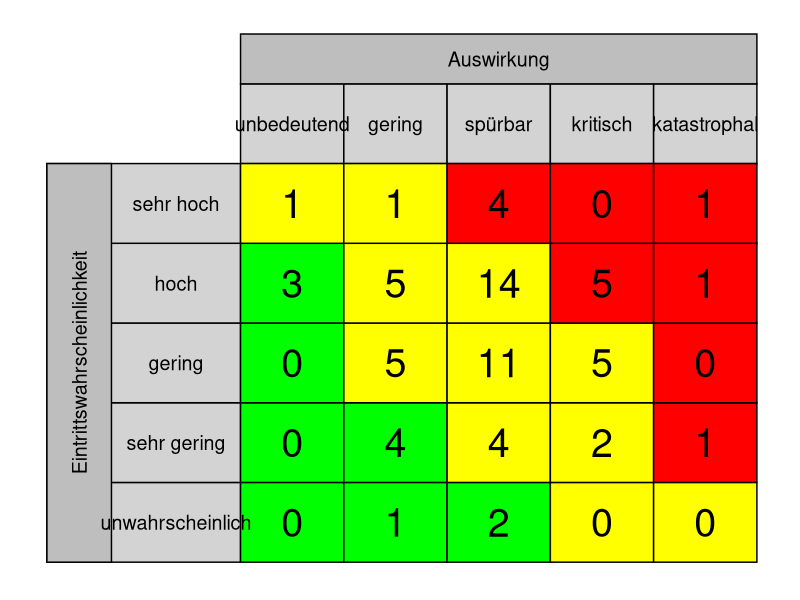
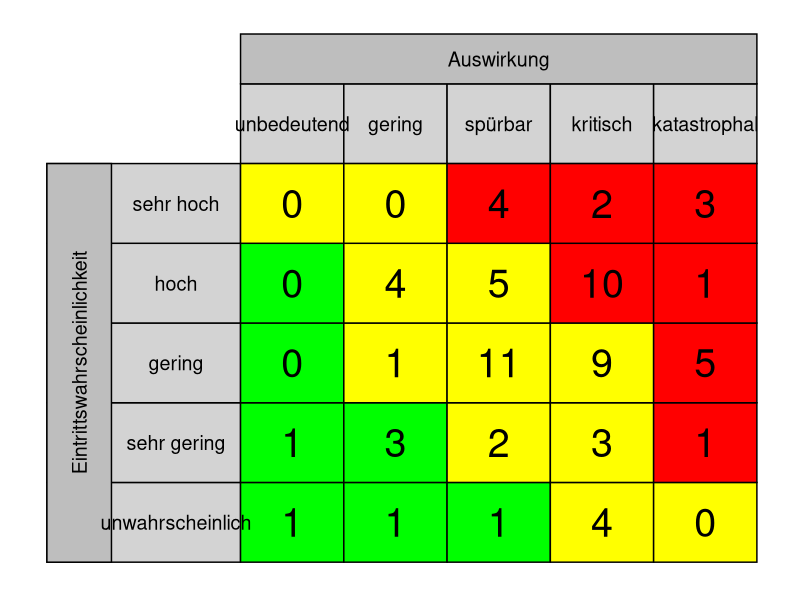
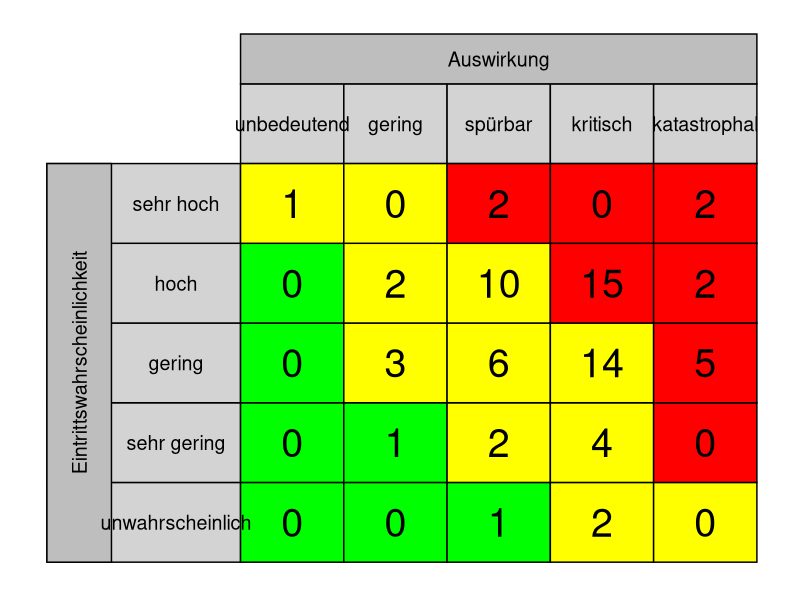
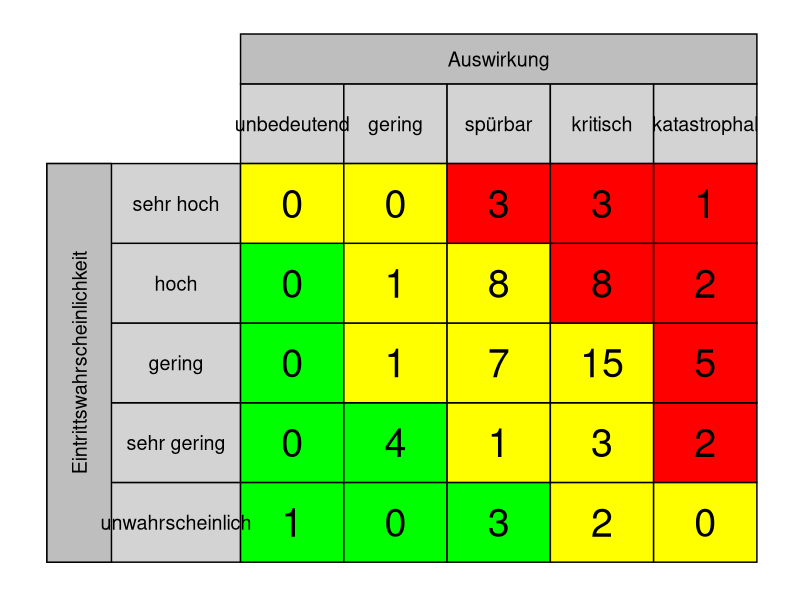
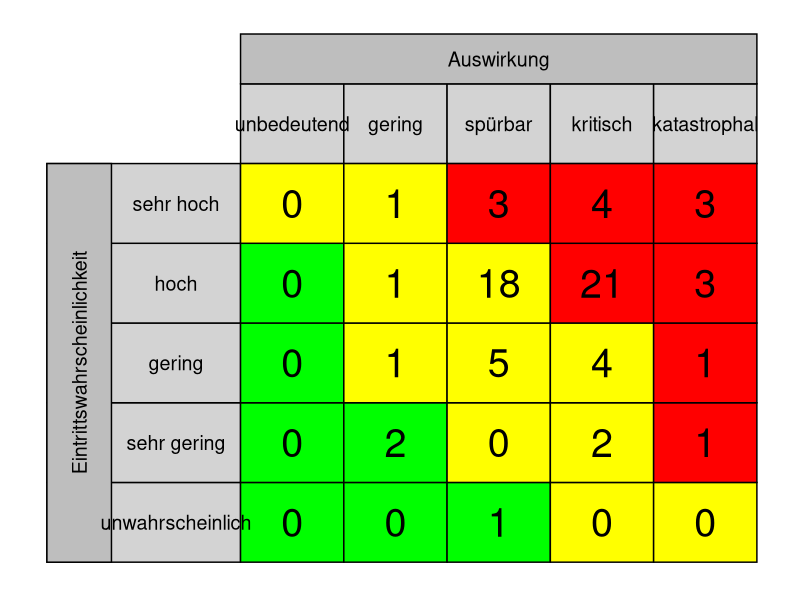
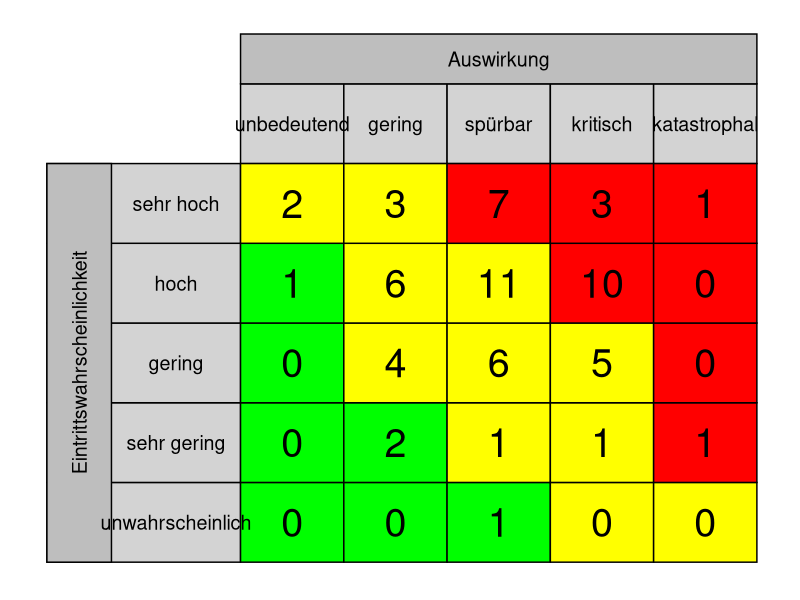
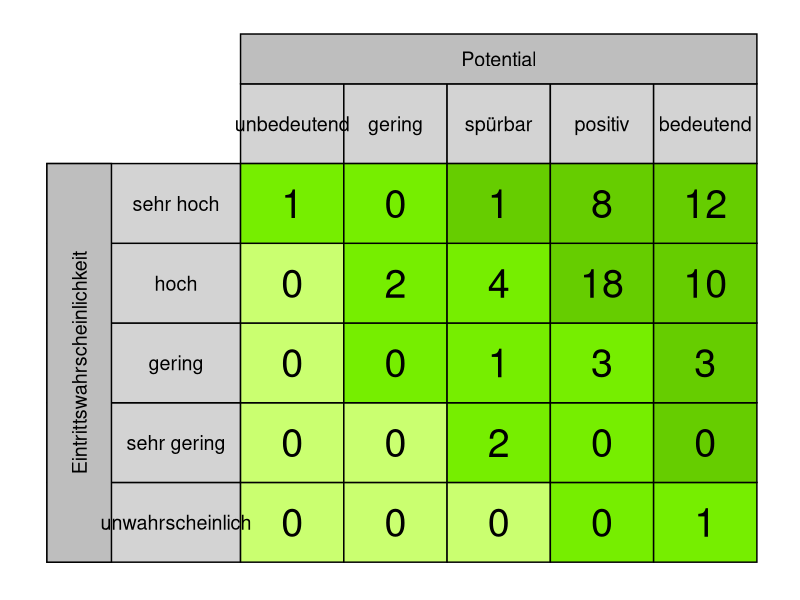
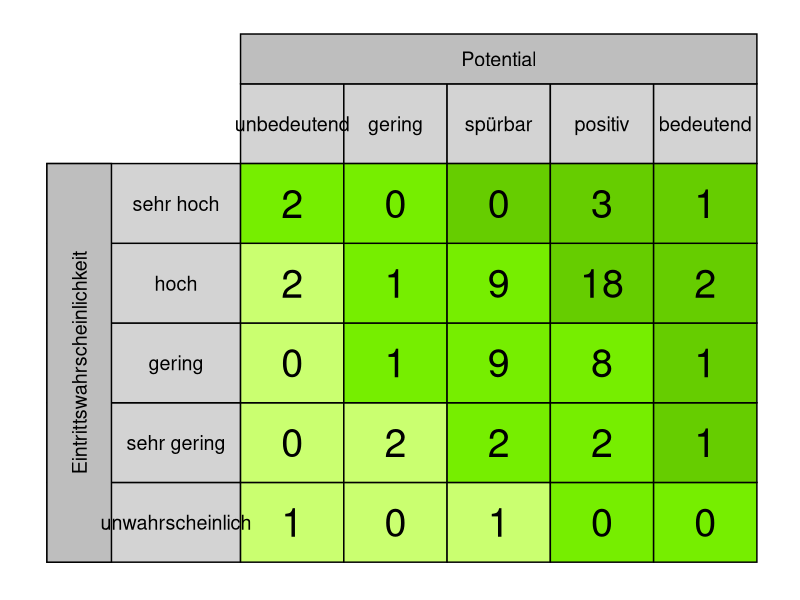

Reproduce these figures in R, in order. (Note: a time limit stopped this script after it produced the figures.)
#Erstellung der Klassischen Risikomatrix für alle Szenarien 
#getrennt nach Risiko und Chance inklusive Verspeicherung der einzelnen Bilder

library(plotrix)
library(dplyr)
library(ggplot2)
library(grid)
library(RColorBrewer)

answerstable <- read.csv(file = 'myapp/Data/RQ1_corrected.csv', header=TRUE) #importiere das answers file

dfall <- answerstable %>% filter(QUES2SURV_METHOD == "classic" & ANS2SURV_ANSWERED == 1)
scenarios <- as.data.frame(table(dfall$QUES_ID))
#print(scenarios)
numberscenarios  <- nrow(scenarios)
#print (numberscenarios)

for (anz in 1:numberscenarios) {
actualscenario =as.vector(scenarios[anz,1])
#actualType =as.vector(scenarios[anz,1])
scentext <- (paste0("Scenario ", actualscenario))
df <- answerstable %>% filter(QUES2SURV_METHOD == "classic" & ANS2SURV_ANSWERED == 1 & QUES_ID == actualscenario)
actualtype <- (df$QUES_TYP[1])
numberofanswers <- nrow(df)
#print (numberofanswers)
#dfgroup1 <- df %>% filter(ACC2SURV_ROLE == "1")# ACC2SURV_GROUPID== "1"
#numberofanswersg1 <- nrow(dfgroup1)
#dfgroup2 <- df %>% filter(ACC2SURV_ROLE == "2")
#numberofanswersg2 <- nrow(dfgroup2)
scenariogrid <- data.frame(table(df$ClassicGrid))
#print (scenariogrid)
basicgrid <- data.frame(c("Grid11","Grid21","Grid31","Grid41","Grid51","Grid12","Grid22","Grid32","Grid42","Grid52","Grid13","Grid23","Grid33","Grid43","Grid53","Grid14","Grid24","Grid34","Grid44","Grid54","Grid15","Grid25","Grid35","Grid45","Grid55"))

numberbasic  <- nrow(basicgrid)

for (i in 1:numberbasic) {
      #print (basicgrid[i,1])
      actualGRID <- basicgrid[i,1]
      m = which(scenariogrid == actualGRID)
      x <- identical(m, integer(0))
      if(x != TRUE){
        value <- (scenariogrid[m,"Freq"])
        #print (value)
        basicgrid[i,"MatrixSum"] <- value
      } else{
        basicgrid[i,"MatrixSum"] <- "0"
      }
}

classicgrid <- (basicgrid$MatrixSum)
#classicgrid<- c(20,2,3,4,2,20,2,3,4,2,20,2,3,4,2,20,2,3,4,2)

if (actualtype == "Risiko"){

thisis <- ggplot()+ 
  ggtitle(scentext)+ 
  theme(#plot.title = element_text(hjust = 0.5,color="black", size=16),#face="bold"),
        plot.title = element_blank(),
        axis.line  = element_blank(),
        axis.ticks = element_blank(),
        axis.text  = element_blank(),
        axis.title = element_blank(),
        panel.grid.major = element_blank(),
        panel.grid.minor = element_blank(),
        panel.border = element_blank(),
        panel.background = element_blank()
        )+
  xlim(-150,400)+
  ylim(0,530)+
  geom_rect(aes(xmin=-150, xmax=0, ymin=0, ymax=80),fill="lightgrey", color="black", alpha=1)+
  geom_rect(aes(xmin=-150, xmax=0, ymin=80, ymax=160),fill="lightgrey", color="black", alpha=1)+
  geom_rect(aes(xmin=-150, xmax=0, ymin=160, ymax=240),fill="lightgrey", color="black", alpha=1)+
  geom_rect(aes(xmin=-150, xmax=0, ymin=240, ymax=320),fill="lightgrey", color="black", alpha=1)+
  geom_rect(aes(xmin=-150, xmax=0, ymin=320, ymax=400),fill="lightgrey", color="black", alpha=1)+
  geom_rect(aes(xmin=-150, xmax=-100, ymin=0, ymax=400),fill="grey", color="black", alpha=1)+
  geom_rect(aes(xmin=0, xmax=80, ymin=400, ymax=480),fill="lightgrey", color="black", alpha=1)+
  geom_rect(aes(xmin=80, xmax=160, ymin=400, ymax=480),fill="lightgrey", color="black", alpha=1)+
  geom_rect(aes(xmin=160, xmax=240, ymin=400, ymax=480),fill="lightgrey", color="black", alpha=1)+
  geom_rect(aes(xmin=240, xmax=320, ymin=400, ymax=480),fill="lightgrey", color="black", alpha=1)+
  geom_rect(aes(xmin=320, xmax=400, ymin=400, ymax=480),fill="lightgrey", color="black", alpha=1)+
  geom_rect(aes(xmin=0, xmax=400, ymin=480, ymax=530),fill="grey", color="black", alpha=1)+
  
  geom_rect(aes(xmin=0, xmax=80, ymin=0, ymax=80),fill="green", color="black", alpha=1)+
  geom_rect(aes(xmin=0, xmax=80, ymin=80, ymax=160),fill="green", color="black", alpha=1)+
  geom_rect(aes(xmin=0, xmax=80, ymin=160, ymax=240),fill="green", color="black", alpha=1)+
  geom_rect(aes(xmin=0, xmax=80, ymin=240, ymax=320),fill="green", color="black", alpha=1)+
  geom_rect(aes(xmin=0, xmax=80, ymin=320, ymax=400),fill="yellow", color="black", alpha=1)+
  geom_rect(aes(xmin=80, xmax=160, ymin=0, ymax=80),fill="green", color="black", alpha=1)+
  geom_rect(aes(xmin=80, xmax=160, ymin=80, ymax=160),fill="green", color="black", alpha=1)+
  geom_rect(aes(xmin=80, xmax=160, ymin=160, ymax=240),fill="yellow", color="black", alpha=1)+
  geom_rect(aes(xmin=80, xmax=160, ymin=240, ymax=320),fill="yellow", color="black", alpha=1)+
  geom_rect(aes(xmin=80, xmax=160, ymin=320, ymax=400),fill="yellow", color="black", alpha=1)+
  geom_rect(aes(xmin=160, xmax=240, ymin=0, ymax=80),fill="green", color="black", alpha=1)+
  geom_rect(aes(xmin=160, xmax=240, ymin=80, ymax=160),fill="yellow", color="black", alpha=1)+
  geom_rect(aes(xmin=160, xmax=240, ymin=160, ymax=240),fill="yellow", color="black", alpha=1)+
  geom_rect(aes(xmin=160, xmax=240, ymin=240, ymax=320),fill="yellow", color="black", alpha=1)+
  geom_rect(aes(xmin=160, xmax=240, ymin=320, ymax=400),fill="red", color="black", alpha=1)+
  geom_rect(aes(xmin=240, xmax=320, ymin=0, ymax=80),fill="yellow", color="black", alpha=1)+
  geom_rect(aes(xmin=240, xmax=320, ymin=80, ymax=160),fill="yellow", color="black", alpha=1)+
  geom_rect(aes(xmin=240, xmax=320, ymin=160, ymax=240),fill="yellow", color="black", alpha=1)+
  geom_rect(aes(xmin=240, xmax=320, ymin=240, ymax=320),fill="red", color="black", alpha=1)+
  geom_rect(aes(xmin=240, xmax=320, ymin=320, ymax=400),fill="red", color="black", alpha=1)+
  geom_rect(aes(xmin=320, xmax=400, ymin=0, ymax=80),fill="yellow", color="black", alpha=1)+
  geom_rect(aes(xmin=320, xmax=400, ymin=80, ymax=160),fill="red", color="black", alpha=1)+
  geom_rect(aes(xmin=320, xmax=400, ymin=160, ymax=240),fill="red", color="black", alpha=1)+
  geom_rect(aes(xmin=320, xmax=400, ymin=240, ymax=320),fill="red", color="black", alpha=1)+
  geom_rect(aes(xmin=320, xmax=400, ymin=320, ymax=400),fill="red", color="black", alpha=1)+
  
  geom_text(aes(x = 40, y = 40, label = classicgrid[1]),size = 10)+
  geom_text(aes(x = 40, y = 120, label = classicgrid[2]),size = 10)+
  geom_text(aes(x = 40, y = 200, label = classicgrid[3]),size = 10)+
  geom_text(aes(x = 40, y = 280, label = classicgrid[4]),size = 10)+
  geom_text(aes(x = 40, y = 360, label = classicgrid[5]),size = 10)+
  
  geom_text(aes(x = 120, y = 40, label = classicgrid[6]),size = 10)+
  geom_text(aes(x = 120, y = 120, label = classicgrid[7]),size = 10)+
  geom_text(aes(x = 120, y = 200, label = classicgrid[8]),size = 10)+
  geom_text(aes(x = 120, y = 280, label = classicgrid[9]),size = 10)+
  geom_text(aes(x = 120, y = 360, label = classicgrid[10]),size = 10)+
  
  geom_text(aes(x = 200, y = 40, label = classicgrid[11]),size = 10)+
  geom_text(aes(x = 200, y = 120, label = classicgrid[12]),size = 10)+
  geom_text(aes(x = 200, y = 200, label = classicgrid[13]),size = 10)+
  geom_text(aes(x = 200, y = 280, label = classicgrid[14]),size = 10)+
  geom_text(aes(x = 200, y = 360, label = classicgrid[15]),size = 10)+
  
  geom_text(aes(x = 280, y = 40, label = classicgrid[16]),size = 10)+
  geom_text(aes(x = 280, y = 120, label = classicgrid[17]),size = 10)+
  geom_text(aes(x = 280, y = 200, label = classicgrid[18]),size = 10)+
  geom_text(aes(x = 280, y = 280, label = classicgrid[19]),size = 10)+
  geom_text(aes(x = 280, y = 360, label = classicgrid[20]),size = 10)+
  
  geom_text(aes(x = 360, y = 40, label = classicgrid[21]),size = 10)+
  geom_text(aes(x = 360, y = 120, label = classicgrid[22]),size = 10)+
  geom_text(aes(x = 360, y = 200, label = classicgrid[23]),size = 10)+
  geom_text(aes(x = 360, y = 280, label = classicgrid[24]),size = 10)+
  geom_text(aes(x = 360, y = 360, label = classicgrid[25]),size = 10)+
  
  geom_text(aes(x = -50, y = 40, label = "unwahrscheinlich"),size = 5)+
  geom_text(aes(x = -50, y = 120, label = "sehr gering"),size = 5)+
  geom_text(aes(x = -50, y = 200, label = "gering"),size = 5)+
  geom_text(aes(x = -50, y = 280, label = "hoch"),size = 5)+
  geom_text(aes(x = -50, y = 360, label = "sehr hoch"),size = 5)+
  
  geom_text(aes(x = 40 , y = 440, label = "unbedeutend"),size = 5)+
  geom_text(aes(x = 120, y = 440, label = "gering"),size = 5)+
  geom_text(aes(x = 200, y = 440, label = "spürbar"),size = 5)+
  geom_text(aes(x = 280, y = 440, label = "kritisch"),size = 5)+
  geom_text(aes(x = 360, y = 440, label = "katastrophal"),size = 5)+
  
  geom_text(aes(x = 200, y = 505, label = "Auswirkung"),size = 5)+
  geom_text(aes(x = -125, y = 200, label = "Eintrittswahrscheinlichkeit"),size = 5,angle=90)#+
  
}

else
{
  thisis <- ggplot()+ 
    ggtitle(scentext)+ 
    theme(
          #plot.title = element_text(hjust = 0.5,color="black", size=16),#face="bold"),
          plot.title = element_blank(),    
          axis.line  = element_blank(),
          axis.ticks = element_blank(),
          axis.text  = element_blank(),
          axis.title = element_blank(),
          panel.grid.major = element_blank(),
          panel.grid.minor = element_blank(),
          panel.border = element_blank(),
          panel.background = element_blank()
    )+
    xlim(-150,400)+
    ylim(0,530)+
    geom_rect(aes(xmin=-150, xmax=0, ymin=0, ymax=80),fill="lightgrey", color="black", alpha=1)+
    geom_rect(aes(xmin=-150, xmax=0, ymin=80, ymax=160),fill="lightgrey", color="black", alpha=1)+
    geom_rect(aes(xmin=-150, xmax=0, ymin=160, ymax=240),fill="lightgrey", color="black", alpha=1)+
    geom_rect(aes(xmin=-150, xmax=0, ymin=240, ymax=320),fill="lightgrey", color="black", alpha=1)+
    geom_rect(aes(xmin=-150, xmax=0, ymin=320, ymax=400),fill="lightgrey", color="black", alpha=1)+
    geom_rect(aes(xmin=-150, xmax=-100, ymin=0, ymax=400),fill="grey", color="black", alpha=1)+
    geom_rect(aes(xmin=0, xmax=80, ymin=400, ymax=480),fill="lightgrey", color="black", alpha=1)+
    geom_rect(aes(xmin=80, xmax=160, ymin=400, ymax=480),fill="lightgrey", color="black", alpha=1)+
    geom_rect(aes(xmin=160, xmax=240, ymin=400, ymax=480),fill="lightgrey", color="black", alpha=1)+
    geom_rect(aes(xmin=240, xmax=320, ymin=400, ymax=480),fill="lightgrey", color="black", alpha=1)+
    geom_rect(aes(xmin=320, xmax=400, ymin=400, ymax=480),fill="lightgrey", color="black", alpha=1)+
    geom_rect(aes(xmin=0, xmax=400, ymin=480, ymax=530),fill="grey", color="black", alpha=1)+
    
    geom_rect(aes(xmin=0, xmax=80, ymin=0, ymax=80),fill="darkolivegreen1", color="black", alpha=1)+
    geom_rect(aes(xmin=0, xmax=80, ymin=80, ymax=160),fill="darkolivegreen1", color="black", alpha=1)+
    geom_rect(aes(xmin=0, xmax=80, ymin=160, ymax=240),fill="darkolivegreen1", color="black", alpha=1)+
    geom_rect(aes(xmin=0, xmax=80, ymin=240, ymax=320),fill="darkolivegreen1", color="black", alpha=1)+
    geom_rect(aes(xmin=0, xmax=80, ymin=320, ymax=400),fill="chartreuse2", color="black", alpha=1)+
    geom_rect(aes(xmin=80, xmax=160, ymin=0, ymax=80),fill="darkolivegreen1", color="black", alpha=1)+
    geom_rect(aes(xmin=80, xmax=160, ymin=80, ymax=160),fill="darkolivegreen1", color="black", alpha=1)+
    geom_rect(aes(xmin=80, xmax=160, ymin=160, ymax=240),fill="chartreuse2", color="black", alpha=1)+
    geom_rect(aes(xmin=80, xmax=160, ymin=240, ymax=320),fill="chartreuse2", color="black", alpha=1)+
    geom_rect(aes(xmin=80, xmax=160, ymin=320, ymax=400),fill="chartreuse2", color="black", alpha=1)+
    geom_rect(aes(xmin=160, xmax=240, ymin=0, ymax=80),fill="darkolivegreen1", color="black", alpha=1)+
    geom_rect(aes(xmin=160, xmax=240, ymin=80, ymax=160),fill="chartreuse2", color="black", alpha=1)+
    geom_rect(aes(xmin=160, xmax=240, ymin=160, ymax=240),fill="chartreuse2", color="black", alpha=1)+
    geom_rect(aes(xmin=160, xmax=240, ymin=240, ymax=320),fill="chartreuse2", color="black", alpha=1)+
    geom_rect(aes(xmin=160, xmax=240, ymin=320, ymax=400),fill="chartreuse3", color="black", alpha=1)+
    geom_rect(aes(xmin=240, xmax=320, ymin=0, ymax=80),fill="chartreuse2", color="black", alpha=1)+
    geom_rect(aes(xmin=240, xmax=320, ymin=80, ymax=160),fill="chartreuse2", color="black", alpha=1)+
    geom_rect(aes(xmin=240, xmax=320, ymin=160, ymax=240),fill="chartreuse2", color="black", alpha=1)+
    geom_rect(aes(xmin=240, xmax=320, ymin=240, ymax=320),fill="chartreuse3", color="black", alpha=1)+
    geom_rect(aes(xmin=240, xmax=320, ymin=320, ymax=400),fill="chartreuse3", color="black", alpha=1)+
    geom_rect(aes(xmin=320, xmax=400, ymin=0, ymax=80),fill="chartreuse2", color="black", alpha=1)+
    geom_rect(aes(xmin=320, xmax=400, ymin=80, ymax=160),fill="chartreuse3", color="black", alpha=1)+
    geom_rect(aes(xmin=320, xmax=400, ymin=160, ymax=240),fill="chartreuse3", color="black", alpha=1)+
    geom_rect(aes(xmin=320, xmax=400, ymin=240, ymax=320),fill="chartreuse3", color="black", alpha=1)+
    geom_rect(aes(xmin=320, xmax=400, ymin=320, ymax=400),fill="chartreuse3", color="black", alpha=1)+
    
    geom_text(aes(x = 40, y = 40, label = classicgrid[1]),size = 10)+
    geom_text(aes(x = 40, y = 120, label = classicgrid[2]),size = 10)+
    geom_text(aes(x = 40, y = 200, label = classicgrid[3]),size = 10)+
    geom_text(aes(x = 40, y = 280, label = classicgrid[4]),size = 10)+
    geom_text(aes(x = 40, y = 360, label = classicgrid[5]),size = 10)+
    
    geom_text(aes(x = 120, y = 40, label = classicgrid[6]),size = 10)+
    geom_text(aes(x = 120, y = 120, label = classicgrid[7]),size = 10)+
    geom_text(aes(x = 120, y = 200, label = classicgrid[8]),size = 10)+
    geom_text(aes(x = 120, y = 280, label = classicgrid[9]),size = 10)+
    geom_text(aes(x = 120, y = 360, label = classicgrid[10]),size = 10)+
    
    geom_text(aes(x = 200, y = 40, label = classicgrid[11]),size = 10)+
    geom_text(aes(x = 200, y = 120, label = classicgrid[12]),size = 10)+
    geom_text(aes(x = 200, y = 200, label = classicgrid[13]),size = 10)+
    geom_text(aes(x = 200, y = 280, label = classicgrid[14]),size = 10)+
    geom_text(aes(x = 200, y = 360, label = classicgrid[15]),size = 10)+
    
    geom_text(aes(x = 280, y = 40, label = classicgrid[16]),size = 10)+
    geom_text(aes(x = 280, y = 120, label = classicgrid[17]),size = 10)+
    geom_text(aes(x = 280, y = 200, label = classicgrid[18]),size = 10)+
    geom_text(aes(x = 280, y = 280, label = classicgrid[19]),size = 10)+
    geom_text(aes(x = 280, y = 360, label = classicgrid[20]),size = 10)+
    
    geom_text(aes(x = 360, y = 40, label = classicgrid[21]),size = 10)+
    geom_text(aes(x = 360, y = 120, label = classicgrid[22]),size = 10)+
    geom_text(aes(x = 360, y = 200, label = classicgrid[23]),size = 10)+
    geom_text(aes(x = 360, y = 280, label = classicgrid[24]),size = 10)+
    geom_text(aes(x = 360, y = 360, label = classicgrid[25]),size = 10)+
    
    geom_text(aes(x = -50, y = 40, label = "unwahrscheinlich"),size = 5)+
    geom_text(aes(x = -50, y = 120, label = "sehr gering"),size = 5)+
    geom_text(aes(x = -50, y = 200, label = "gering"),size = 5)+
    geom_text(aes(x = -50, y = 280, label = "hoch"),size = 5)+
    geom_text(aes(x = -50, y = 360, label = "sehr hoch"),size = 5)+
    
    geom_text(aes(x = 40 , y = 440, label = "unbedeutend"),size = 5)+
    geom_text(aes(x = 120, y = 440, label = "gering"),size = 5)+
    geom_text(aes(x = 200, y = 440, label = "spürbar"),size = 5)+
    geom_text(aes(x = 280, y = 440, label = "positiv"),size = 5)+
    geom_text(aes(x = 360, y = 440, label = "bedeutend"),size = 5)+
    
    geom_text(aes(x = 200, y = 505, label = "Potential"),size = 5)+
    geom_text(aes(x = -125, y = 200, label = "Eintrittswahrscheinlichkeit"),size = 5,angle=90)#+
  
  
}  
  #heme_classic() +
  #theme(axis.line  = element_blank(),
  #      axis.ticks = element_blank(),
  #      axis.text  = element_blank(),
  #      axis.title = element_blank())


print(thisis)
scenfile <- (paste0("myapp/pictures/1_classicgrid_otitle/", scentext,"_",actualtype,".png"))  

ggsave(filename = scenfile, device = "png", width = 25, height = 25, units = "cm",limitsize = FALSE)
}


## set up the plot region:
#,
     #main = "2 x 2 rectangles; `rect(0,400,0,400)'")
#i <- 4*(0:10)
## draw rectangles with bottom left (100, 300)+i  and top right (150, 380)+i




#rect(0, 0, 300, 300,col= rgb(0,0,1.0,alpha=0.2),border = "blue")
#rect(200, 200, 201, 201,col= rgb(1.0,1.0,0,alpha=0.7))
#draw.circle(x=300, y=80, radius=50, col=heat.colors(9))
#rect(100, 300, 250, 430,col= rgb(1.0,1.0,0,alpha=0.1))
#rect(240-i, 320+i, 250-i, 410+i, col=heat.colors(9))

#Beispiel um einen Text zu platzieren
#center <- c(mean(c(0, 40)), mean(c(0, 35)))
#text(center[1], center[2], labels = 'Hier kann auch dein Text stehen')
